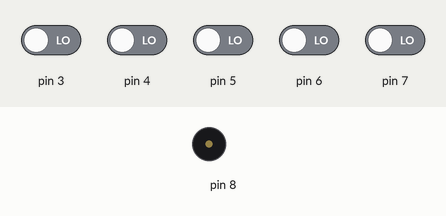
A sketch run on a simulated Arduino Uno, built with avr-gcc and run on an emulated ATmega328P. Parts: buzzer (waves = sounding). The test bench sets the inputs (shaded band); at power-on: pin 3–7 LOW. What the sketch prints to the serial monitor is not drawn.

Above: at 1.2 s.
1.3 s: pin 3 driven HIGH
At 1.9 s:
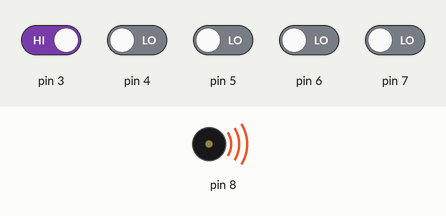
Timing chart, 0 to 4.3 s (numbered marks = the images above; inputs shaded):
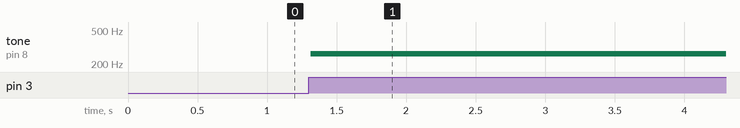

Measured:
- after the input at 1.3 s, tone on pin 8: silent → 262 Hz at once

The sketch:

piezo.ino
```cpp
void setup() {
  Serial.begin(9600);
  pinMode(8, OUTPUT);
}
void loop() {
  //핀번호,주파수,시간
  int btnState1 = digitalRead(3);
  int btnState2 = digitalRead(4);
  int btnState3 = digitalRead(5);
  int btnState4 = digitalRead(6);
  int btnState5 = digitalRead(7);
  if (btnState1 == 1) {
    tone(8, 262, 100);
  }
  if (btnState2 == 1) {
    tone(8, 294, 100);
  }
  if (btnState3 == 1) {
    tone(8, 330, 100);
  }
  if (btnState4 == 1) {
    tone(8, 349, 100);
  }
  if (btnState5 == 1) {
    tone(8, 392, 100);
  }
  Serial.println(btnState1);
  Serial.println(btnState2);
  Serial.println(btnState3);
  Serial.println(btnState4);
  Serial.println(btnState5);
  delay(10);
}
```
